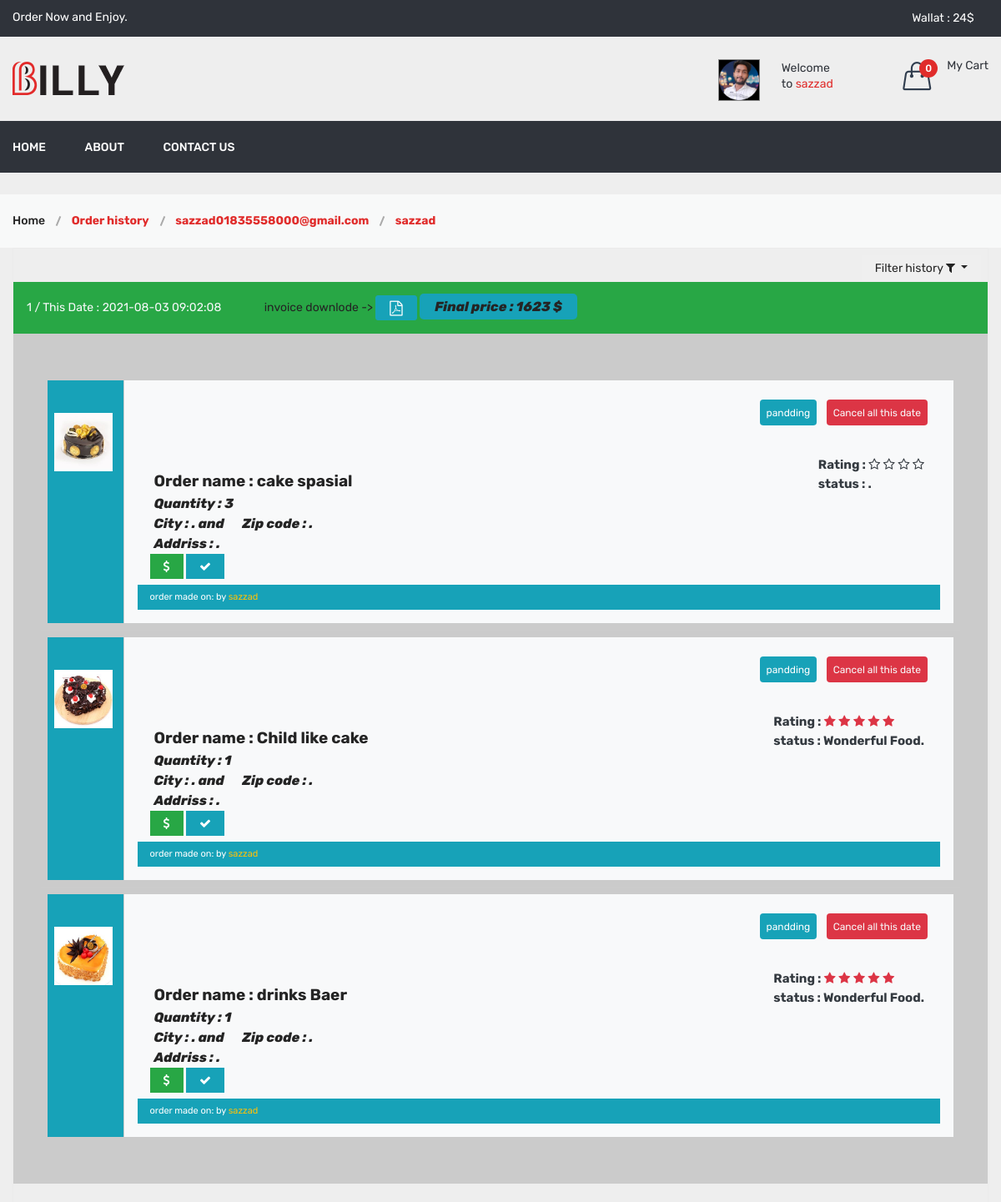
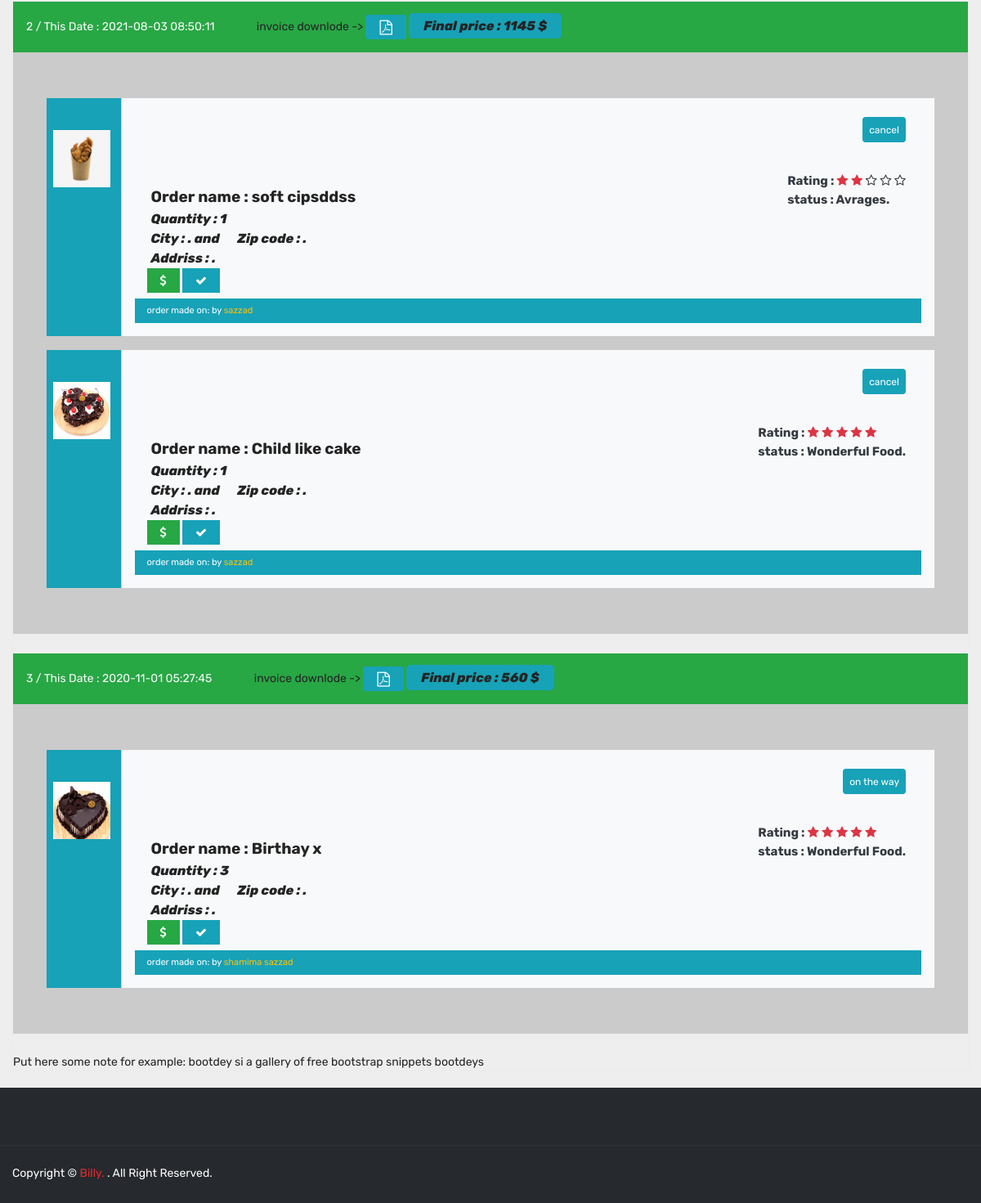
/order_hestory.php (signed in), run on the app's committed database (2 pictures, top to bottom).
### tables this page shows
CREATE TABLE `user` (
  `id` int(11) NOT NULL,
  `name` varchar(100) NOT NULL,
  `images` varchar(255) NOT NULL,
  `email` varchar(100) NOT NULL,
  `mobile` int(11) NOT NULL,
  `password` varchar(200) NOT NULL,
  `stats` int(11) NOT NULL,
  `email_verify` varchar(120) NOT NULL,
  `raffarl_number` varchar(100) NOT NULL,
  `form_raffer_code` varchar(100) NOT NULL,
  `add_on` date NOT NULL DEFAULT current_timestamp()
);

CREATE TABLE `order_master` (
  `id` int(11) NOT NULL,
  `user_id` int(11) NOT NULL,
  `name` varchar(100) NOT NULL,
  `email` varchar(200) NOT NULL,
  `mobile` varchar(100) NOT NULL,
  `address` varchar(100) NOT NULL,
  `city` varchar(100) NOT NULL,
  `zip_code` varchar(20) NOT NULL,
  `total_price` float NOT NULL,
  `copone_coad` varchar(120) NOT NULL,
  `final_price` float NOT NULL,
  `gst` float NOT NULL,
  `delevery_boy_id` varchar(110) NOT NULL,
  `pamment_stats` varchar(120) NOT NULL,
  `pamment_type` varchar(100) NOT NULL,
  `pamment_id` varchar(120) NOT NULL,
  `order_stats` varchar(110) NOT NULL,
  `cancel_at` varchar(20) NOT NULL,
  `cancel_date` datetime NOT NULL,
  `add_on` datetime NOT NULL DEFAULT current_timestamp(),
  `delivered_on` datetime NOT NULL DEFAULT current_timestamp()
);

CREATE TABLE `order_detels` (
  `id` int(11) NOT NULL,
  `order_id` int(11) NOT NULL,
  `user_order_id` varchar(120) NOT NULL,
  `desh_detali_id` int(11) NOT NULL,
  `price` float NOT NULL,
  `quantity` varchar(20) NOT NULL,
  `add_on` datetime NOT NULL
);

CREATE TABLE `dish` (
  `id` int(11) NOT NULL,
  `category_id` int(11) NOT NULL,
  `dish` varchar(255) NOT NULL,
  `dish_detail` varchar(255) NOT NULL,
  `images` varchar(255) NOT NULL,
  `stats` int(11) NOT NULL,
  `add_on` datetime NOT NULL DEFAULT current_timestamp()
);

CREATE TABLE `rating` (
  `id` int(11) NOT NULL,
  `user_id` int(11) NOT NULL,
  `proudect_id` int(11) NOT NULL,
  `rating` float NOT NULL
);

### function.php (called while the page is built, shortened)
	<?php
function GetUserCart(){
	$userid=$_SESSION['USER_ID'];
	global $con;
	$sql=mysqli_query($con,"SELECT `id`, `user_id`, `proudect_id`, `qty`, `add_on` FROM `add_cart` WHERE user_id='$userid'");
	$dataArr=array();
	return $dataArr;
}
function GetAllCartData($attr_id=''){
	$CartArr=array();
	if(isset($_SESSION['USER_ID']) && $_SESSION['USER_ID']>0){
	$GetuserCart=GetUserCart();
	$CartArr=array();
	 		}
	if($attr_id!=''){
		return $CartArr[$attr_id]['qty'];
	}else{
 	 return $CartArr;
	}
}
function order_detels_core($factch_id_sp){
	global $con;
	$ussArr=array();
	$sql="SELECT `order_detels`.*,order_master.*,order_master.id as order_id_sp, dish.id,dish.images,dish.dish,dish_details.Attribute,dish_details.Price FROM order_detels,order_master,dish,dish_details WHERE `order_detels`.`desh_detali_id`= `dish_details`.`id`and `dish_details`.`dish_id`=dish.id and `order_detels`.`order_id`=order_master.id and order_master.id='$factch_id_sp' ";
	$res=mysqli_query($con,$sql);
	while ($row=mysqli_fetch_assoc($res)) {
		$ussArr[]=$row;
	}
	return $ussArr;
}
function wallat_amount_get($user_id){
  global $con;
  $sql=mysqli_query($con,"select * from wallat where user_id='$user_id'");
	$in=0;
	$out=0;
	while($data=mysqli_fetch_assoc($sql)){
		$amt=$data['amount'];
		if($data['type']=='in'){
			$in=$in+$amt;
		}
	}
		 return $in-$out;
}
?>

### order_hestory.php (the view, shortened to what this page needs)
<?php
include('header.php');
$rating_sp='';
$rating_msg='';
 $user_id=$_SESSION['USER_ID'];
 $sql_order=mysqli_query($con,"SELECT `id`, `user_id`, `name`, `email`, `mobile`, `address`, `city`, `zip_code`, `total_price`, `copone_coad`, `final_price`, `gst`, `delevery_boy_id`, `pamment_stats`, `order_stats`, `add_on` FROM `order_master` WHERE user_id='$user_id' order by add_on desc");
 ?>
<div class="breadcrumb-area gray-bg">
  <div class="container">
    <div class="breadcrumb-content">
      <ul>
        <li><a href="index.html">Home</a></li>
        <li class="active"> <strong>Order history</strong> </li>
        <li class="active"> <strong><?php echo $email ?></strong> </li>
        <li class="active"> <strong><?php echo $name ?></strong> </li>
      </ul>
    </div>
  </div>
</div>
<div class="container bootdey">
  <div class="panel panel-default panel-order">
    <div class="panel-heading p-2 mb-4">
      <div class="btn-group pull-right">
        <div class="btn-group">
          <button type="button" class="btn btn-default btn-xs dropdown-toggle" data-toggle="dropdown">
            Filter history <i class="fa fa-filter"></i>
          </button>
        </div>
      </div>
    </div>
    <?php
    $i=1;
    while($row_sp=mysqli_fetch_assoc($sql_order)){
      $order_is_sp=$row_sp['id'];
      $date=$row_sp['add_on'];
      $res=order_detels_core($order_is_sp);
      ?>
      <div class="box">
        <div class="sub_box bg-success m-0 p-3">
          <span class="text-light mr-5"><?php echo $i ?> / This Date : <?php echo $date ?></span>
          <span>invoice downlode -> <a data-placement="top" class="btn btn-info  btn-xs glyphicon glyphicon-trash" href="invoice_downlode.php?order_id=<?php echo $order_is_sp ?>" title="Danger"><i class="fa fa-file-pdf-o"></i></a></span><?php
          foreach($res as $row){
                 }
                 if($row['copone_coad']!=''){
                 ?>
                 <span class="weight sp_invoice_s">Copone coad : <?php echo $row['copone_coad'] ?>, Final price : <?php echo $row['final_price']?> $</span> <br>
               <?php }else{
                 ?>
                 <span class="weight sp_invoice_s"> Final price : <?php echo $row['total_price']?> $</span> <br>
               <?php
               } ?>
        </div>
        <div class="panel-body p-5 bg_dark mb-4">
          <?php foreach($res as $row){
            $order_stats=$row['order_stats'];
            $name=$row['name'];
            $city=$row['city'];
            $zip_code=$row['zip_code'];
            $address=$row['address'];
            $add_on_date=$row['add_on'];
            $p_id=$row['id'];
            $order_id_sp=$row['order_id_sp'];
           $rating_sql=mysqli_query($con,"SELECT `id`, `user_id`, `proudect_id`, `rating` FROM `rating` WHERE user_id='$user_id' and proudect_id='$p_id'");
           $check_rating=mysqli_num_rows($rating_sql);
           if($check_rating>0){
             $fatch_rating=mysqli_fetch_assoc($rating_sql);
             $rating_sp=$fatch_rating['rating'];
            }
            ?>
          <div class="row p-2">
            <div class="col-md-1 bg-info  "><img class="align-middle" src="media/dish/<?php echo $row['images'] ?>" class="media-object img-thumbnail"></div>
            <div class="col-md-11">
              <div class="row  bg-light p-3">
                <div class="col-md-12">
                  <div class="pull-right">
                    <label  class="p-1 px-2 mr-1 rounded text-white bg-info"><small><?php echo $order_stats?></small></label>
                  <?php
                    if($order_stats=="pandding"){
                      ?>
                        <label  class="ml-1 p-1 px-2 rounded text-white bg-danger"><small><a  onclick="alert('are you sure ..?')" href="?cancel_id=<?php echo $order_id_sp ?>" class="text-light">Cancel all this date</a></small></label>
                      <?php
                    }
                   ?>
                  </div>
                  <br><br><br>
                  <div class="pull-right ">
                    <label class="p-1  text-dark"><strong>Rating : </strong>
                   <?php if($rating_sp==2){
                     $rating_msg="Avrages";
                     ?>
                        <i  class="text-danger fa fa-star"></i>
                        <i  class="text-danger fa fa-star"></i>
                  <?php }elseif( $rating_sp!=3 && $rating_sp!=4 && $rating_sp!=5){ ?>
                     <span id="tow_rating_<?php echo $p_id ?>">
                        <i onclick="rating_sp_2('<?php echo $row['id'] ?>','<?php echo $user_id ?>')" class="fa fa-star-o"></i>
                      </span>
                  <?php } ?>
                       <?php if($rating_sp==3){
                         $rating_msg="Good";
                         ?>
                          <i  class="text-danger fa fa-star"></i>
                          <i  class="text-danger fa fa-star"></i>
                      <?php }elseif( $rating_sp!=4 && $rating_sp!=5){ ?>
                        <span id="three_rating_<?php echo $p_id ?>">
                            <i onclick="rating_sp_3('<?php echo $row['id'] ?>','<?php echo $user_id ?>')" class="fa fa-star-o"></i>
                        </span>
                      <?php } ?>
                       <?php if($rating_sp==4){
                         $rating_msg="Very Good";
                         ?>
                           <i  class="text-danger fa fa-star"></i>
                           <i  class="text-danger fa fa-star"></i>
                           <i  class="text-danger fa fa-star"></i>
                           <i  class="text-danger fa fa-star"></i>
                      <?php }elseif( $rating_sp!=5){ ?>
                              <span id="four_rating_<?php echo $p_id ?>">
                                 <i onclick="rating_sp_4('<?php echo $row['id'] ?>','<?php echo $user_id ?>')" class="fa fa-star-o"></i>
                              </span>
                      <?php } ?>
                      <?php if($rating_sp==5){
                        $rating_msg="Wonderful Food";
                        ?>
                        <i  class="text-danger fa fa-star"></i>
                        <i  class="text-danger fa fa-star"></i>
                        <i  class="text-danger fa fa-star"></i>
                        <i  class="text-danger fa fa-star"></i>
                        <i  class="text-danger fa fa-star"></i>
                     <?php }else{ ?>
                          <span id="five_rating_<?php echo $p_id ?>">
                            <i onclick="rating_sp_5('<?php echo $row['id'] ?>','<?php echo $user_id ?>')" class="fa fa-star-o"></i>
                          </span>
                     <?php } ?>
                   <br><strong>status : <span id="msg_rating_<?php echo $row['id'] ?>"> <?php echo $rating_msg ?>.</span></strong>
                  </label>
                </div><br>
                  <span><strong class="weight_text">Order name : <?php echo $row['dish'] ?></strong></span><br>
                  <span class="weight">Quantity : <?php echo $row['quantity'] ?></span> <br>
                  <span class="weight mr-2">City : <?php echo $city ?>. and</span>
                  <span class="weight mr-2">Zip code : <?php echo $zip_code ?>.</span><br>
                  <span class="weight">Addriss : <?php echo $address ?>.</span><br>
                  <a data-placement="top" class="btn btn-success btn-xs glyphicon glyphicon-ok" href="#" title="View"><i class="fa fa-dollar"></i></a>
                  <a data-placement="top" class="btn btn-info  btn-xs glyphicon glyphicon-usd" href="#" title="Danger"><i class="fa fa-check"></i></a>
                </div>
                <div class="col-md-12 bg-info text-white">
                  order made on: <?php $add_on_date ?> by <a class="text-warning" href="#"><?php echo $name ?> </a>
                </div>
              </div>
            </div>
          </div>
         <?php  } ?>
        </div>
      </div>
     <?php
     $i++;
    }
     ?>
    <div class="panel-footer">Put here some note for example: bootdey si a gallery of free bootstrap snippets bootdeys</div>
  </div>
</div>
<?php
include('footer.php');
 ?>

### header.php (shortened to what this page needs)
<?php
include("connection.php");
include("function.php");
$ammount="";
if(isset($_SESSION['USER_ID'])){
  $ammount=wallat_amount_get($_SESSION['USER_ID']);
}
$data=GetAllCartData();
$cartCount=count($data);
 ?>
<!doctype html>
<html class="no-js" lang="zxx">
<head>
  <link rel="stylesheet" href="assets/css/bootstrap.min.css">
  <link rel="stylesheet" href="assets/css/animate.css">
  <link rel="stylesheet" href="assets/css/owl.carousel.min.css">
  <link rel="stylesheet" href="assets/css/slick.css">
  <link rel="stylesheet" href="assets/css/chosen.min.css">
  <link rel="stylesheet" href="assets/css/ionicons.min.css">
  <link rel="stylesheet" href="assets/css/font-awesome.min.css">
  <link rel="stylesheet" href="assets/css/simple-line-icons.css">
  <link rel="stylesheet" href="assets/css/jquery-ui.css">
  <link rel="stylesheet" href="assets/css/meanmenu.min.css">
  <link rel="stylesheet" href="assets/css/sweetalert.css">
  <link rel="stylesheet" href="assets/css/style.css">
  <link rel="stylesheet" href="assets/css/responsive.css">
  <link rel="stylesheet" href="assets/css/custom.css">
</head>
<body>
  <header class="header-area">
    <div class="header-top black-bg">
      <div class="container">
        <div class="row">
          <div class="col-lg-4 col-md-4 col-12 col-sm-4">
            <div class="welcome-area">
              <p>Order Now and Enjoy. </p>
            </div>
          </div>
          <div class="col-lg-8 col-md-8 col-12 col-sm-8">
            <div class="account-curr-lang-wrap f-right">
              <ul>
                <li class="top-hover"><a href="#">Wallat : <?php echo $ammount ?>$<i class="ion-chevron-down"></i></a>
                </li>
              </ul>
            </div>
          </div>
        </div>
      </div>
    </div>
    <div class="header-middle">
      <div class="container">
        <div class="row box_sp_next">
          <div class="col-lg-3 col-md-4 col-12 col-sm-4">
            <div class="logo">
              <a href="shop.php">
                <img alt="" src="assets/img/logo/logo.png">
              </a>
            </div>
          </div>
          <div class="col-lg-9 col-md-8 col-12 col-sm-8">
            <div class="header-middle-right f-right">
              <div class="header-login">
                <a href="login_resister.php">
                  <?php
                  if(isset($_SESSION['USER_ID']) && $_SESSION['USER_ID']!=''){
                   $user_id=$_SESSION['USER_ID'];
                   $name=$_SESSION['USER_NAME'];
                    $email=$_SESSION['USER_EMAIL'];
                    $sql=mysqli_query($con,"SELECT  `name`, `images`, `email`, `mobile`, `password`, `stats`, `email_verify`, `add_on` FROM `user` WHERE id='$user_id'");
                    $fatch_data=mysqli_fetch_assoc($sql);
                    $images=$fatch_data['images'];
                    ?>
                    <div class="header-icon-style">
                      <div class="account-curr-lang-wrap f-right">
                        <ul>
                          <li class="top-hover">
                            <?php
                            if($images!=''){?>
                              <img class="border-dark ion-chevron-down image-fluid img_dammo_usr" src="media\profile\<?php echo $images ?>" alt="">
                           <?php }else{?>
                              <img class="ion-chevron-down image-fluid img_dammo_usr" src="media\svg\user.svg" alt="">
                          <?php }
                             ?>
                          </li>
                        </ul>
                      </div>
                    </div>
                    <div class="login-text-content">
                      <p>Welcome <br> to <span id='username_sp_update'><?php  echo $name?></span></p>
                    </div>
                <?php }
                   ?>
                </a>
              </div>
              <div class="header-wishlist">
              </div>
              <div class="header-cart">
                <a href="cart.php">
                  <div class="header-icon-style">
                    <i class="icon-handbag icons"></i>
                    <span class="count-style" id="cart_count"><?php echo $cartCount ?></span>
                  </div>
                  <div class="cart-text">
                   <span class="digit">My Cart</span>
                  </div>
                </a>
            </div>
          </div>
        </div>
      </div>
    </div>
    <div class="header-bottom transparent-bar black-bg">
      <div class="container">
        <div class="row">
          <div class="col-lg-12 col-md-12 col-12">
            <div class="main-menu">
              <nav>
                <ul>
                  <li><a href="shop.php">Home</a></li>
                  <li><a href="about_us.php">about</a></li>
                  <li><a href="contact.php">contact us</a></li>
                </ul>
              </nav>
            </div>
          </div>
        </div>
      </div>
    </div>
  </header>

### data on the page
user: images (picture)
order_master: add_on "2021-08-03 09:02:08", total_price "1623"
order_detels: dish.images (picture), order_master.order_stats "pandding", dish.dish "cake spasial", quantity "3", order_master.name "sazzad"
order_detels: dish.images (picture), order_master.order_stats "pandding", rating.rating "Wonderful Food", dish.dish "Child like cake", quantity "1", order_master.name "sazzad"
order_detels: dish.images (picture), order_master.order_stats "pandding", dish.dish "drinks Baer", quantity "1", order_master.name "sazzad"
rating: rating "Wonderful Food"
order_master: add_on "2021-08-03 08:50:11", total_price "1145"
order_detels: dish.images (picture), order_master.order_stats "cancel", rating.rating "Avrages", dish.dish "soft cipsddss", quantity "1", order_master.name "sazzad"
order_detels: dish.images (picture), order_master.order_stats "cancel", rating.rating "Wonderful Food", dish.dish "Child like cake", quantity "1", order_master.name "sazzad"
order_master: add_on "2020-11-01 05:27:45", total_price "560"
order_detels: dish.images (picture), order_master.order_stats "on the way", rating.rating "Wonderful Food", dish.dish "Birthay x", quantity "3", order_master.name "shamima sazzad"

### other printed values
$ammount "24"
$name "sazzad"
$cartCount "0"
$email "sazzad01835558000@gmail.com"
